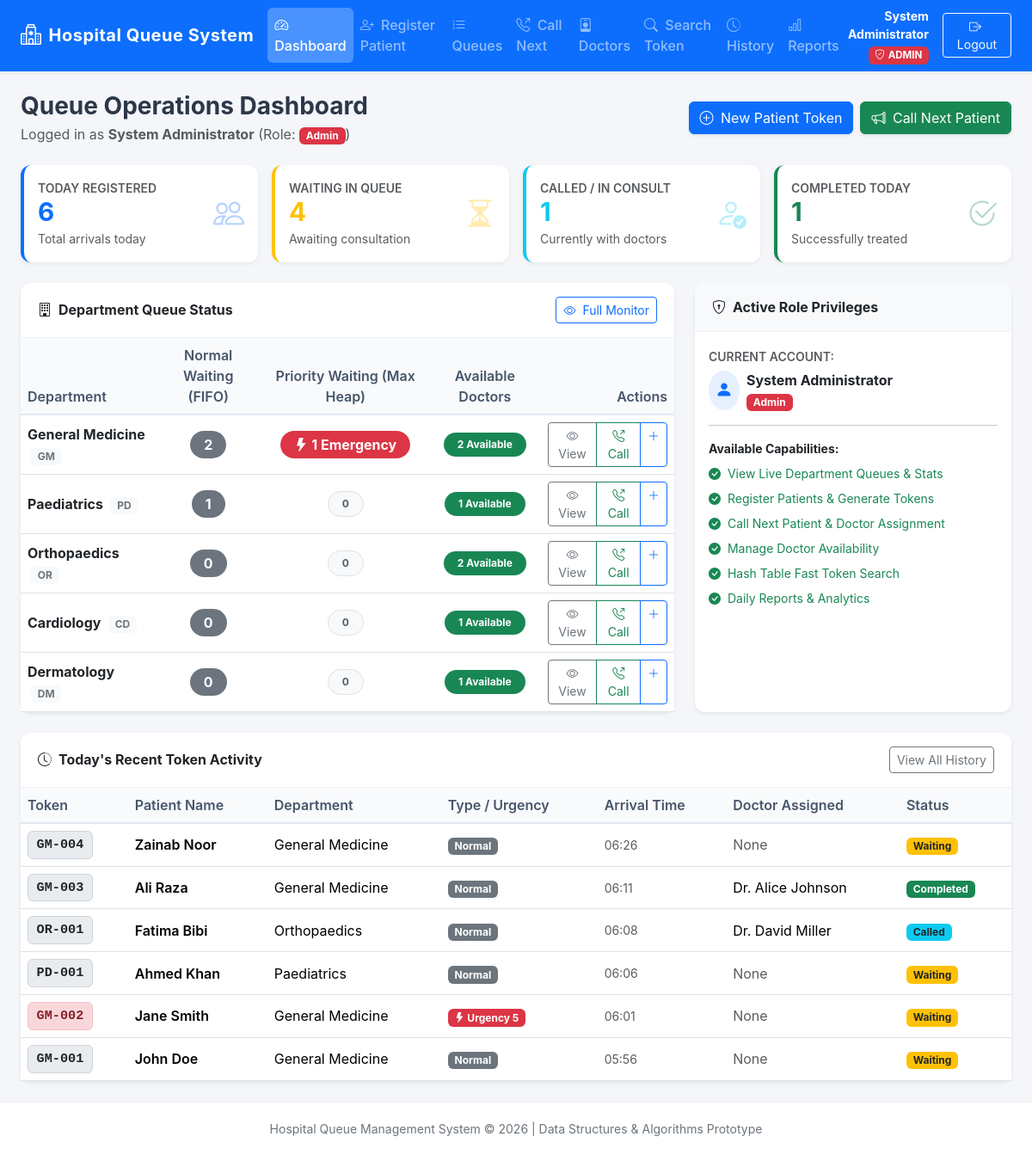
/dashboard.php (signed in), run on the app's committed database.
### tables this page shows
CREATE TABLE IF NOT EXISTS `departments` (
    `department_id` INT AUTO_INCREMENT PRIMARY KEY,
    `department_name` VARCHAR(100) NOT NULL UNIQUE,
    `department_code` VARCHAR(10) NOT NULL UNIQUE,
    `description` VARCHAR(255) NULL,
    `created_at` DATETIME NOT NULL DEFAULT CURRENT_TIMESTAMP
);

CREATE TABLE IF NOT EXISTS `queue_entries` (
    `queue_id` INT AUTO_INCREMENT PRIMARY KEY,
    `patient_id` INT NOT NULL,
    `department_id` INT NOT NULL,
    `doctor_id` INT NULL,
    `token_number` VARCHAR(30) NOT NULL UNIQUE,
    `urgency_level` TINYINT NULL,
    `queue_type` ENUM('Normal', 'Emergency') NOT NULL DEFAULT 'Normal',
    `arrival_time` DATETIME NOT NULL DEFAULT CURRENT_TIMESTAMP,
    `status` ENUM('Waiting', 'Called', 'In Consultation', 'Completed', 'Cancelled') NOT NULL DEFAULT 'Waiting',
    CONSTRAINT `fk_queue_patient` FOREIGN KEY (`patient_id`) 
        REFERENCES `patients`(`patient_id`) 
        ON DELETE RESTRICT ON UPDATE CASCADE,
    CONSTRAINT `fk_queue_department` FOREIGN KEY (`department_id`) 
        REFERENCES `departments`(`department_id`) 
        ON DELETE RESTRICT ON UPDATE CASCADE,
    CONSTRAINT `fk_queue_doctor` FOREIGN KEY (`doctor_id`) 
        REFERENCES `doctors`(`doctor_id`) 
        ON DELETE SET NULL ON UPDATE CASCADE,
    INDEX `idx_queue_department_status` (`department_id`, `status`, `arrival_time`)
);

CREATE TABLE IF NOT EXISTS `patients` (
    `patient_id` INT AUTO_INCREMENT PRIMARY KEY,
    `name` VARCHAR(120) NOT NULL,
    `age` INT NOT NULL,
    `gender` ENUM('Male', 'Female', 'Other') NOT NULL,
    `phone` VARCHAR(30) NULL,
    `address` VARCHAR(255) NULL,
    `created_at` DATETIME NOT NULL DEFAULT CURRENT_TIMESTAMP
);

CREATE TABLE IF NOT EXISTS `doctors` (
    `doctor_id` INT AUTO_INCREMENT PRIMARY KEY,
    `name` VARCHAR(120) NOT NULL,
    `department_id` INT NOT NULL,
    `specialization` VARCHAR(120) NULL,
    `availability` ENUM('Available', 'Busy', 'Off Duty') NOT NULL DEFAULT 'Available',
    `created_at` DATETIME NOT NULL DEFAULT CURRENT_TIMESTAMP,
    CONSTRAINT `fk_doctor_department` FOREIGN KEY (`department_id`) 
        REFERENCES `departments`(`department_id`) 
        ON DELETE RESTRICT ON UPDATE CASCADE
);

### dashboard.php (the view, shortened to what the rows shown need)
<?php
require_once __DIR__ . '/config/auth.php';
$pdo = getDBConnection();
$deptStmt = $pdo->query("
    SELECT
        d.department_id,
        d.department_name,
        d.department_code,
        SUM(CASE WHEN q.status = 'Waiting' AND q.queue_type = 'Normal' THEN 1 ELSE 0 END) AS normal_waiting,
        SUM(CASE WHEN q.status = 'Waiting' AND q.queue_type = 'Emergency' THEN 1 ELSE 0 END) AS priority_waiting,
        (
            SELECT COUNT(*)
            FROM doctors doc
            WHERE doc.department_id = d.department_id
              AND doc.availability = 'Available'
        ) AS available_doctors
    FROM departments d
    LEFT JOIN queue_entries q ON d.department_id = q.department_id AND DATE(q.arrival_time) = CURDATE()
    GROUP BY d.department_id, d.department_name, d.department_code
    ORDER BY d.department_id ASC
");
$departments = $deptStmt->fetchAll();
$recentStmt = $pdo->query("
    SELECT
        q.queue_id,
        q.token_number,
        q.queue_type,
        q.urgency_level,
        q.status,
        q.arrival_time,
        p.name AS patient_name,
        d.department_name,
        doc.name AS doctor_name
    FROM queue_entries q
    JOIN patients p ON q.patient_id = p.patient_id
    JOIN departments d ON q.department_id = d.department_id
    LEFT JOIN doctors doc ON q.doctor_id = doc.doctor_id
    WHERE DATE(q.arrival_time) = CURDATE()
    ORDER BY q.queue_id DESC
    LIMIT 8
");
$recentEntries = $recentStmt->fetchAll();
?>
<!DOCTYPE html>
<html lang="en">
<head>
    <link href="https://cdn.jsdelivr.net/npm/bootstrap@5.3.2/dist/css/bootstrap.min.css" rel="stylesheet">
    <link href="https://cdn.jsdelivr.net/npm/bootstrap-icons@1.11.2/font/bootstrap-icons.min.css" rel="stylesheet">
    <link rel="stylesheet" href="assets/css/style.css">
</head>
<body>
    <main class="container-fluid px-4 py-4">
        <div class="row g-4 mb-4">
            <div class="col-lg-8">
                <div class="card shadow-sm h-100">
                    <div class="table-responsive">
                        <table class="table table-hover table-custom align-middle mb-0">
                            <thead>
                                <tr>
                                    <th>Department</th>
                                    <th class="text-center">Normal Waiting (FIFO)</th>
                                    <th class="text-center">Priority Waiting (Max Heap)</th>
                                    <th class="text-center">Available Doctors</th>
                                    <th class="text-end">Actions</th>
                                </tr>
                            </thead>
                            <tbody>
                                <?php foreach ($departments as $dept): ?>
                                    <tr>
                                        <td>
                                            <span class="fw-bold text-dark"><?= htmlspecialchars($dept['department_name'], ENT_QUOTES, 'UTF-8') ?></span>
                                            <span class="badge bg-light text-secondary ms-1"><?= htmlspecialchars($dept['department_code'], ENT_QUOTES, 'UTF-8') ?></span>
                                        </td>
                                        <td class="text-center">
                                            <span class="badge bg-secondary rounded-pill px-3 py-2 fs-6">
                                                <?= (int)$dept['normal_waiting'] ?>
                                            </span>
                                        </td>
                                        <td class="text-center">
                                            <?php if ((int)$dept['priority_waiting'] > 0): ?>
                                                <span class="badge bg-danger rounded-pill px-3 py-2 fs-6">
                                                    <i class="bi bi-lightning-fill me-1"></i><?= (int)$dept['priority_waiting'] ?> Emergency
                                                </span>
                                            <?php else: ?>
                                                <span class="badge bg-light text-muted border rounded-pill px-3 py-2">0</span>
                                            <?php endif; ?>
                                        </td>
                                        <td class="text-center">
                                            <?php if ((int)$dept['available_doctors'] > 0): ?>
                                                <span class="badge bg-success rounded-pill px-3 py-2">
                                                    <?= (int)$dept['available_doctors'] ?> Available
                                                </span>
                                            <?php else: ?>
                                                <span class="badge bg-secondary rounded-pill px-3 py-2">None Available</span>
                                            <?php endif; ?>
                                        </td>
                                        <td class="text-end">
                                            <div class="btn-group btn-group-sm">
                                                <a href="modules/queue.php?dept=<?= (int)$dept['department_id'] ?>" class="btn btn-outline-secondary" title="View Queue">
                                                    <i class="bi bi-eye"></i> View
                                                </a>
                                                <?php if (hasRole(['admin', 'operator'])): ?>
                                                    <a href="modules/call_patient.php?dept=<?= (int)$dept['department_id'] ?>" class="btn btn-outline-success" title="Call Next">
                                                        <i class="bi bi-telephone-outbound"></i> Call
                                                    </a>
                                                <?php endif; ?>
                                                <?php if (hasRole(['admin', 'receptionist'])): ?>
                                                    <a href="modules/add_patient.php?dept=<?= (int)$dept['department_id'] ?>" class="btn btn-outline-primary" title="Register Patient">
                                                        <i class="bi bi-plus-lg"></i>
                                                    </a>
                                                <?php endif; ?>
                                            </div>
                                        </td>
                                    </tr>
                                <?php endforeach; ?>
                            </tbody>
                        </table>
                    </div>
                </div>
            </div>
        </div>
        <div class="card shadow-sm">
            <div class="table-responsive">
                <table class="table table-hover table-custom align-middle mb-0">
                    <thead>
                        <tr>
                            <th>Token</th>
                            <th>Patient Name</th>
                            <th>Department</th>
                            <th>Type / Urgency</th>
                            <th>Arrival Time</th>
                            <th>Doctor Assigned</th>
                            <th>Status</th>
                        </tr>
                    </thead>
                    <tbody>
                        <?php if (empty($recentEntries)): ?>
                            <tr>
                                <td colspan="7" class="text-center py-4 text-muted">
                                    No queue records found for today yet.
                                </td>
                            </tr>
                        <?php else: ?>
                            <?php foreach ($recentEntries as $entry): ?>
                                <tr>
                                    <td>
                                        <span class="token-badge <?= $entry['queue_type'] === 'Emergency' ? 'emergency' : '' ?>">
                                            <?= htmlspecialchars($entry['token_number'], ENT_QUOTES, 'UTF-8') ?>
                                        </span>
                                    </td>
                                    <td class="fw-semibold"><?= htmlspecialchars($entry['patient_name'], ENT_QUOTES, 'UTF-8') ?></td>
                                    <td><?= htmlspecialchars($entry['department_name'], ENT_QUOTES, 'UTF-8') ?></td>
                                    <td>
                                        <?php if ($entry['queue_type'] === 'Emergency'): ?>
                                            <span class="badge bg-danger">
                                                <i class="bi bi-lightning-fill"></i> Urgency <?= (int)$entry['urgency_level'] ?>
                                            </span>
                                        <?php else: ?>
                                            <span class="badge bg-secondary">Normal</span>
                                        <?php endif; ?>
                                    </td>
                                    <td class="small text-muted"><?= htmlspecialchars(date('H:i', strtotime($entry['arrival_time'])), ENT_QUOTES, 'UTF-8') ?></td>
                                    <td>
                                        <?= $entry['doctor_name'] ? htmlspecialchars($entry['doctor_name'], ENT_QUOTES, 'UTF-8') : '<span class="text-muted">None</span>' ?>
                                    </td>
                                    <td>
                                        <?php
                                            $statusBadge = match($entry['status']) {
                                                'Waiting' => 'bg-warning text-dark',
                                                'Called' => 'bg-info text-dark',
                                                'In Consultation' => 'bg-primary text-white',
                                                'Completed' => 'bg-success text-white',
                                                'Cancelled' => 'bg-secondary text-white',
                                                default => 'bg-light text-dark'
                                            };
                                        ?>
                                        <span class="badge <?= $statusBadge ?>"><?= htmlspecialchars($entry['status'], ENT_QUOTES, 'UTF-8') ?></span>
                                    </td>
                                </tr>
                            <?php endforeach; ?>
                        <?php endif; ?>
                    </tbody>
                </table>
            </div>
        </div>
    </main>
</body>
</html>

### data on the page
departments: department_name "General Medicine", department_code "GM", normal_waiting "2", priority_waiting "1", available_doctors "2"
departments: department_name "Paediatrics", department_code "PD", normal_waiting "1", shows "0", available_doctors "1"
departments: department_name "Orthopaedics", department_code "OR", normal_waiting "0", available_doctors "2"
departments: department_name "Cardiology", department_code "CD", normal_waiting "0", available_doctors "1"
departments: department_name "Dermatology", department_code "DM", normal_waiting "0", available_doctors "1"
queue_entries: token_number "GM-004", patient.name "Zainab Noor", department.department_name "General Medicine", queue_type "Normal", arrival_time "06:26", shows "None", status "Waiting"
queue_entries: token_number "GM-003", patient.name "Ali Raza", department.department_name "General Medicine", queue_type "Normal", arrival_time "06:11", doctor.name "Dr. Alice Johnson", status "Completed"
queue_entries: token_number "OR-001", patient.name "Fatima Bibi", department.department_name "Orthopaedics", queue_type "Normal", arrival_time "06:08", doctor.name "Dr. David Miller", status "Called"
queue_entries: token_number "PD-001", patient.name "Ahmed Khan", department.department_name "Paediatrics", queue_type "Normal", arrival_time "06:06", shows "None", status "Waiting"
queue_entries: token_number "GM-002", patient.name "Jane Smith", department.department_name "General Medicine", urgency_level "5", arrival_time "06:01", shows "None", status "Waiting"
queue_entries: token_number "GM-001", patient.name "John Doe", department.department_name "General Medicine", queue_type "Normal", arrival_time "05:56", shows "None", status "Waiting"

### other printed values
$userName "System Administrator"
$userRole "ADMIN"
$userRole "Admin"
$metrics['total_registered'] "6"
$metrics['total_waiting'] "4"
$metrics['total_called'] "1"
$metrics['total_completed'] "1"
